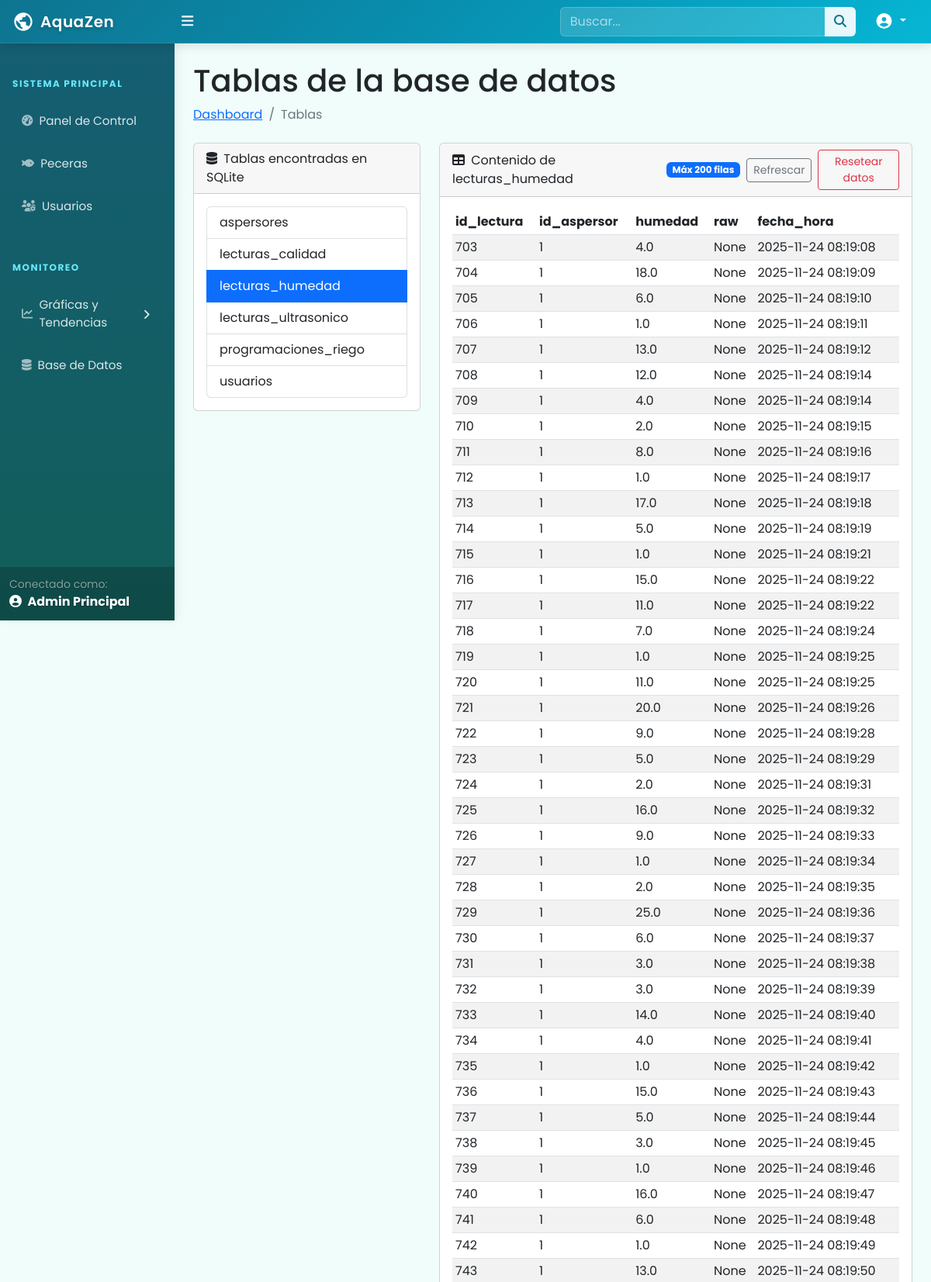
Screenshot of /tables?table=lecturas_humedad (signed in, upper part) with the database file from the repository.
### tables this page shows
CREATE TABLE lecturas_humedad (
                id_lectura INTEGER PRIMARY KEY AUTOINCREMENT,
                id_aspersor INTEGER NOT NULL,
                humedad REAL,
                raw REAL,
                fecha_hora DATETIME DEFAULT CURRENT_TIMESTAMP,
                FOREIGN KEY (id_aspersor) REFERENCES aspersores(id_aspersor) ON DELETE CASCADE
            );

### app.py (the view)
@app.route('/tables')
def tables():
    if 'id_usuario' not in session or session.get('tipo_usuario') != 'admin':
        flash('Acceso restringido a administradores.', 'error')
        return redirect(url_for('dashboard'))
    connection = get_db_connection()
    tablas = []
    selected_table = request.args.get('table')
    columnas = []
    filas = []
    if connection:
        cursor = connection.cursor()
        cursor.execute("""
            SELECT name
            FROM sqlite_master
            WHERE type='table' AND name NOT LIKE 'sqlite_%'
            ORDER BY name
        """)
        tablas = [row['name'] for row in cursor.fetchall()]
        if selected_table in tablas:
            try:
                cursor.execute(f"PRAGMA table_info({selected_table})")
                columnas = [row['name'] for row in cursor.fetchall()]
                cursor.execute(f"SELECT * FROM {selected_table} LIMIT 200")
                filas = cursor.fetchall()
            except Exception as e:
                print(f"Error al consultar tabla {selected_table}: {e}")
        cursor.close()
        connection.close()
    return render_template('tables.html',
                           tablas=tablas,
                           selected_table=selected_table if selected_table in tablas else None,
                           columnas=columnas,
                           filas=filas)

### app.py (called while the page is built)
@app.context_processor
def inject_user_context():
    return {
        'tipo_usuario': session.get('tipo_usuario'),
        'nombre_usuario': session.get('nombre_usuario'),
        'camera_default_url': CAMERA_DEFAULT_URL
    }

def get_db_connection():
    try:
        connection = sqlite3.connect(DATABASE)
        connection.row_factory = sqlite3.Row  # Para acceder a columnas por nombre
        return connection
    except Exception as e:
        print(f"Error al conectar a la base de datos: {e}")
        return None

### templates/tables.html (shortened to what this page needs)
{% extends "base2.html" %}
{% block content %}
<div class="container-fluid px-4">
    <h1 class="mt-4">Tablas de la base de datos</h1>
    <ol class="breadcrumb mb-4">
        <li class="breadcrumb-item"><a href="{{ url_for('index') }}">Dashboard</a></li>
        <li class="breadcrumb-item active">Tablas</li>
    </ol>
    <div class="row">
        <div class="col-lg-4">
            <div class="card mb-4">
                <div class="card-header">
                    <i class="fas fa-database me-1"></i>
                    Tablas encontradas en SQLite
                </div>
                <div class="card-body">
                    {% if tablas %}
                    <div class="list-group">
                        {% for t in tablas %}
                        <a class="list-group-item list-group-item-action {% if selected_table == t %}active{% endif %}"
                           href="{{ url_for('tables', table=t) }}">
                            {{ t }}
                        </a>
                        {% endfor %}
                    </div>
                    {% else %}
                    <p class="mb-0">No se encontraron tablas.</p>
                    {% endif %}
                </div>
            </div>
        </div>
        <div class="col-lg-8">
            <div class="card mb-4">
                <div class="card-header d-flex justify-content-between align-items-center">
                    <span>
                        <i class="fas fa-table me-1"></i>
                        {% if selected_table %}Contenido de {{ selected_table }}{% else %}Selecciona una tabla{% endif %}
                    </span>
                    {% if selected_table %}
                    <div class="d-flex align-items-center gap-2">
                        <span class="badge bg-primary">Máx 200 filas</span>
                        <a class="btn btn-sm btn-outline-secondary" href="{{ url_for('tables', table=selected_table) }}">Refrescar</a>
                        {% if selected_table in ['datos_sensores','lecturas_humedad','lecturas_ultrasonico','lecturas_calidad'] %}
                        <form method="post" action="
                            {% if selected_table == 'datos_sensores' %}
                                {{ url_for('reset_datos_sensores') }}
                            {% else %}
                                {{ url_for('reset_lecturas', sensor_table=selected_table) }}
                            {% endif %}
                        " onsubmit="return confirm('¿Eliminar todos los registros de {{ selected_table }}?');">
                            <button type="submit" class="btn btn-sm btn-outline-danger">Resetear datos</button>
                        </form>
                        {% endif %}
                    </div>
                    {% endif %}
                </div>
                <div class="card-body">
                    {% if selected_table %}
                        {% if filas %}
                        <div class="table-responsive">
                            <table class="table table-striped table-sm align-middle">
                                <thead>
                                    <tr>
                                        {% for col in columnas %}
                                        <th>{{ col }}</th>
                                        {% endfor %}
                                    </tr>
                                </thead>
                                <tbody>
                                    {% for row in filas %}
                                    <tr>
                                        {% for col in columnas %}
                                        <td>{{ row[col] }}</td>
                                        {% endfor %}
                                    </tr>
                                    {% endfor %}
                                </tbody>
                            </table>
                        </div>
                        {% else %}
                        <p class="mb-0">La tabla está vacía.</p>
                        {% endif %}
                    {% else %}
                        <p class="mb-0">Selecciona una tabla de la lista para ver sus registros.</p>
                    {% endif %}
                </div>
            </div>
        </div>
    </div>
</div>
{% endblock %}

### static/css/aquazen-theme.css (style rules this page uses)
:root { --ocean-deep: #0c4a6e; --ocean-primary: #0e7490; --ocean-secondary: #0891b2; --ocean-light: #06b6d4; --ocean-bright: #67e8f9; --ocean-mist: #cffafe; --ocean-foam: #f0fdfa; --ocean-success: #10b981; --ocean-warning: #fbbf24; --ocean-danger: #ef4444; --ocean-text-dark: #164e63; --ocean-text-light: #0891b2; }

### templates/base2.html (style rules this page uses)
body { font-family: 'Poppins', sans-serif; background-color: #f0fdfa; }

### rows the page displays
lecturas_humedad: id_lectura "703" "1" "4.0" "None" "2025-11-24 08:19:08"
lecturas_humedad: id_lectura "704" "1" "18.0" "None" "2025-11-24 08:19:09"
lecturas_humedad: id_lectura "705" "1" "6.0" "None" "2025-11-24 08:19:10"
lecturas_humedad: id_lectura "706" "1" "1.0" "None" "2025-11-24 08:19:11"
lecturas_humedad: id_lectura "707" "1" "13.0" "None" "2025-11-24 08:19:12"
lecturas_humedad: id_lectura "708" "1" "12.0" "None" "2025-11-24 08:19:14"
lecturas_humedad: id_lectura "709" "1" "4.0" "None" "2025-11-24 08:19:14"
lecturas_humedad: id_lectura "710" "1" "2.0" "None" "2025-11-24 08:19:15"
lecturas_humedad: id_lectura "711" "1" "8.0" "None" "2025-11-24 08:19:16"
lecturas_humedad: id_lectura "712" "1" "1.0" "None" "2025-11-24 08:19:17"
lecturas_humedad: id_lectura "713" "1" "17.0" "None" "2025-11-24 08:19:18"
lecturas_humedad: id_lectura "714" "1" "5.0" "None" "2025-11-24 08:19:19"
lecturas_humedad: id_lectura "715" "1" "1.0" "None" "2025-11-24 08:19:21"
lecturas_humedad: id_lectura "716" "1" "15.0" "None" "2025-11-24 08:19:22"
lecturas_humedad: id_lectura "717" "1" "11.0" "None" "2025-11-24 08:19:22"
lecturas_humedad: id_lectura "718" "1" "7.0" "None" "2025-11-24 08:19:24"
lecturas_humedad: id_lectura "719" "1" "1.0" "None" "2025-11-24 08:19:25"
lecturas_humedad: id_lectura "720" "1" "11.0" "None" "2025-11-24 08:19:25"
lecturas_humedad: id_lectura "721" "1" "20.0" "None" "2025-11-24 08:19:26"
lecturas_humedad: id_lectura "722" "1" "9.0" "None" "2025-11-24 08:19:28"
lecturas_humedad: id_lectura "723" "1" "5.0" "None" "2025-11-24 08:19:29"
lecturas_humedad: id_lectura "724" "1" "2.0" "None" "2025-11-24 08:19:31"
lecturas_humedad: id_lectura "725" "1" "16.0" "None" "2025-11-24 08:19:32"
lecturas_humedad: id_lectura "726" "1" "9.0" "None" "2025-11-24 08:19:33"
lecturas_humedad: id_lectura "727" "1" "1.0" "None" "2025-11-24 08:19:34"
lecturas_humedad: id_lectura "728" "1" "2.0" "None" "2025-11-24 08:19:35"
lecturas_humedad: id_lectura "729" "1" "25.0" "None" "2025-11-24 08:19:36"
lecturas_humedad: id_lectura "730" "1" "6.0" "None" "2025-11-24 08:19:37"
lecturas_humedad: id_lectura "731" "1" "3.0" "None" "2025-11-24 08:19:38"
lecturas_humedad: id_lectura "732" "1" "3.0" "None" "2025-11-24 08:19:39"
lecturas_humedad: id_lectura "733" "1" "14.0" "None" "2025-11-24 08:19:40"
lecturas_humedad: id_lectura "734" "1" "4.0" "None" "2025-11-24 08:19:41"
lecturas_humedad: id_lectura "735" "1" "1.0" "None" "2025-11-24 08:19:42"
lecturas_humedad: id_lectura "736" "1" "15.0" "None" "2025-11-24 08:19:43"
lecturas_humedad: id_lectura "737" "1" "5.0" "None" "2025-11-24 08:19:44"
lecturas_humedad: id_lectura "738" "1" "3.0" "None" "2025-11-24 08:19:45"
lecturas_humedad: id_lectura "739" "1" "1.0" "None" "2025-11-24 08:19:46"
lecturas_humedad: id_lectura "740" "1" "16.0" "None" "2025-11-24 08:19:47"
lecturas_humedad: id_lectura "741" "1" "6.0" "None" "2025-11-24 08:19:48"
lecturas_humedad: id_lectura "742" "1" "1.0" "None" "2025-11-24 08:19:49"
lecturas_humedad: id_lectura "743" "1" "13.0" "None" "2025-11-24 08:19:50"

### other values shown
{{ nombre_usuario }} "Admin Principal"
{{ t }} "aspersores" "lecturas_calidad" "lecturas_humedad" "lecturas_ultrasonico" "programaciones_riego" "usuarios"
{{ selected_table }} "lecturas_humedad"
{{ col }} "id_lectura" "id_aspersor" "humedad" "raw" "fecha_hora"
